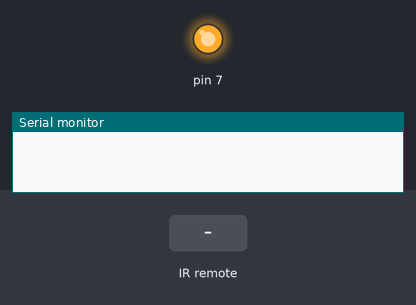
The sketch below on a simulated Arduino Uno, built with avr-gcc and run on an emulated ATmega328P. Parts: output pins drawn as LEDs (lit = HIGH), the last lines printed to the serial monitor. The test bench sets the inputs (shaded band).

Above: at 1.2 s.
1.3 s: infrared code 0x20DF48B7 received
At 2.1 s:
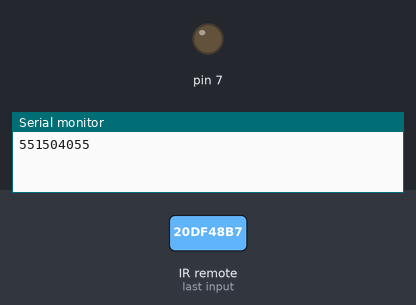
2.8 s: infrared code 0x20DF8877 received
At 3.3 s:
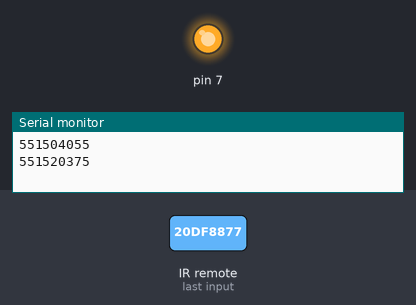
Timing chart, 0 to 5.8 s (numbered marks = the images above; inputs shaded):
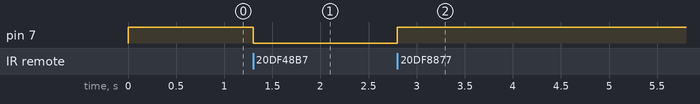

The sketch:

KIZIL.ino
```cpp
#include<IRremote.h>

IRrecv mahmud(8);
decode_results results;
void setup() {
 Serial.begin(9600);
 mahmud.enableIRIn();
 pinMode(7, OUTPUT);
 digitalWrite(7, HIGH); // nasıl baslaması gerketigi

}

void loop() {
if (mahmud.decode(&results))
{
  Serial.println(results.value);//ARAYA NE YAPILCAKSA YAZILIR
  if(results.value==551520375)
digitalWrite(7, HIGH);

if(results.value==551504055)
digitalWrite(7, LOW);
mahmud.resume();
}
}
```

Measured:
- after the input at 1.3 s, pin 7: HIGH → LOW at once
- after the input at 2.8 s, pin 7: LOW → HIGH at once
